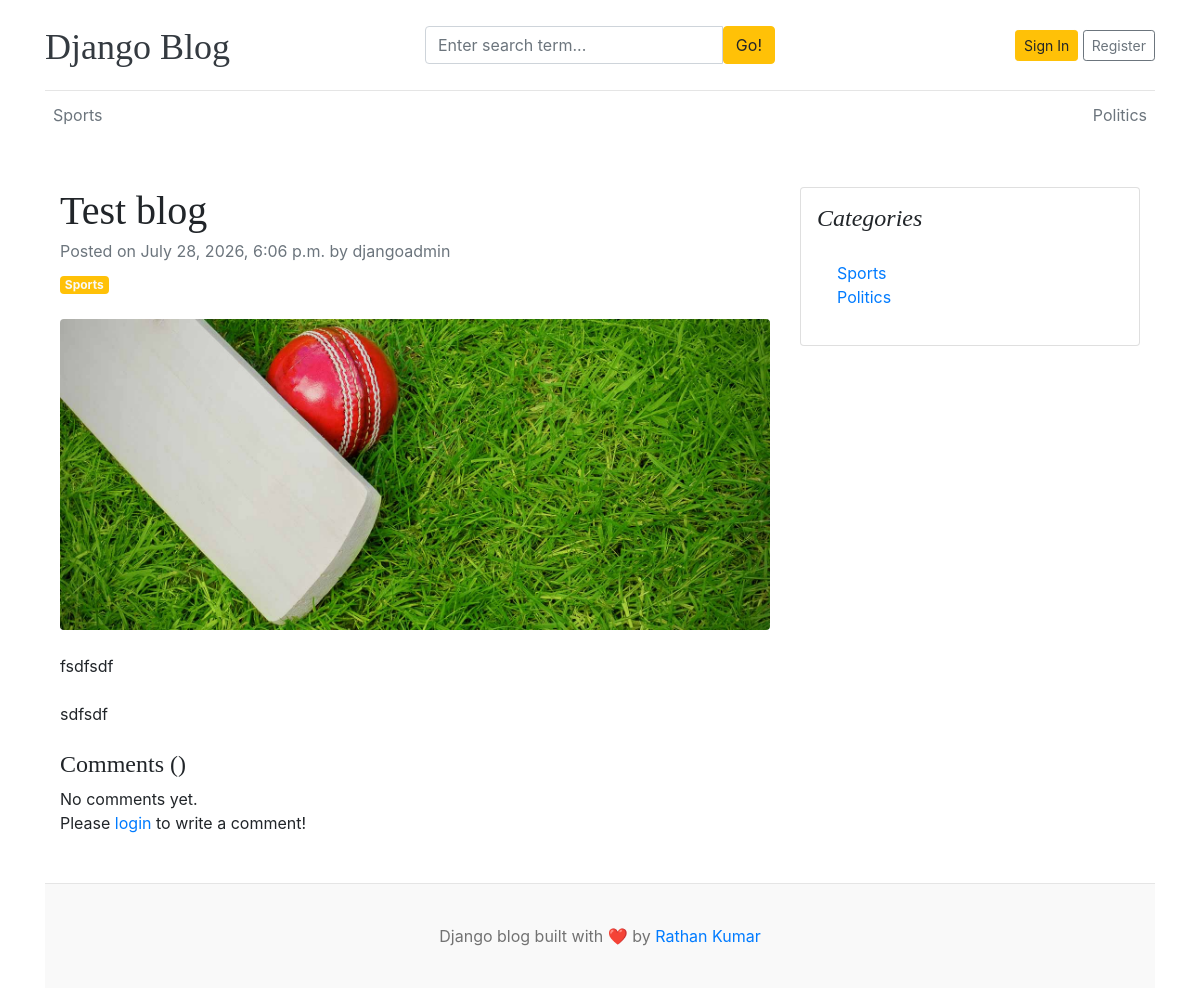
The page /test-blog/ on the database as committed earlier.
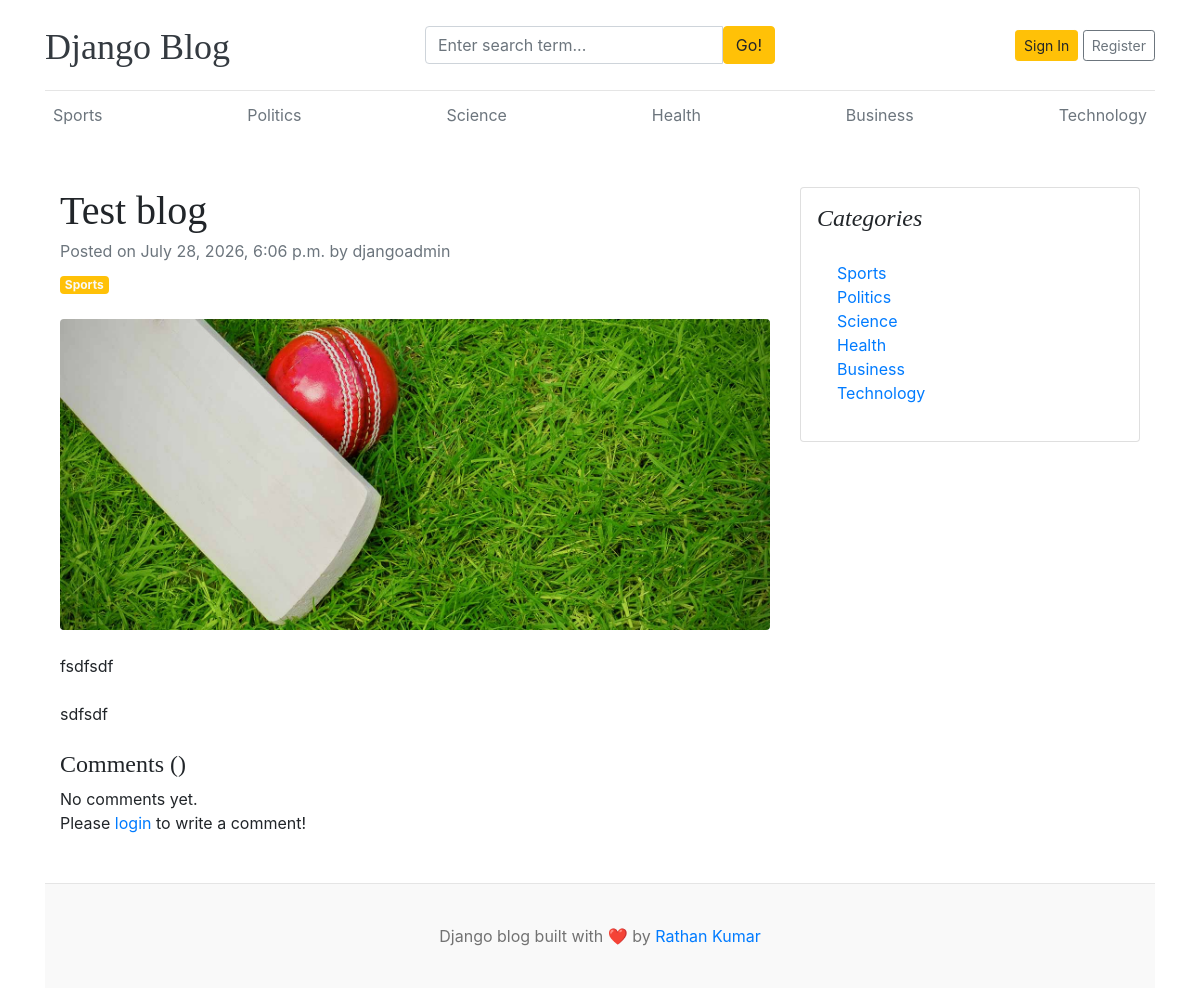
The same page on the database as committed later.
### blog/models.py (models this page shows)
class Category(models.Model):
    category_name = models.CharField(max_length=50, unique=True)
    created_at = models.DateTimeField(auto_now_add=True)
    updated_at = models.DateTimeField(auto_now=True)
    class Meta:
        verbose_name_plural = "categories"
    def __str__(self):
        return self.category_name

### blog/views.py (the view)
# urls.py: path('<slug:slug>/', Blogview.blogs, name='blogs'),
def blogs(request, slug):
    single_blog = get_object_or_404(
        Blog,
        slug=slug,
        status='Published'
    )
    context = {
        'single_blog': single_blog,
    }
    return render(request, 'blogs.html', context)

### blog/context_processors.py (called while the page is built)
def get_categories(request):
    categories = Category.objects.all()
    return dict(categories=categories)

def get_social_links(request):
    social_links = SocialLink.objects.all()
    return dict(social_links=social_links)

### blog_main/templates/blogs.html (shortened to what this page needs)
{% extends 'base.html' %}
{% block content %}
<div class="container mt-5">
    <div class="row">
        <div class="col-lg-8">
            <article>
                <header class="mb-4">
                    <h1 class="fw-bolder mb-1">{{ single_blog.title }}</h1>
                    <div class="text-muted fst-italic mb-2">Posted on {{ single_blog.created_at }} by {{ single_blog.author }}</div>
                    <a class="badge bg-warning text-decoration-none text-light" href="#!">{{ single_blog.category }}</a>
                </header>
                <figure class="mb-4"><img class="img-fluid rounded" src="{{ single_blog.featured_image.url }}" alt="..." /></figure>
                <section class="mb-5">
                    <p class="fs-5 mb-4">{{ single_blog.short_description }}</p>
                    <p class="fs-5 mb-4">{{ single_blog.blog_body }}</p>
                    <h4>Comments ({{ comment_count }})</h4>
                    {% if comments %}
                        {% for comment in comments %}
                            <div class="card mt-1">
                                <div class="card-body">
                                    <p class="card-text mb-0">{{ comment }}</p>
                                    <span>
                                        <small>By {{ comment.user }}</small>
                                        <small>| {{ comment.created_at | timesince }} ago</small>
                                    </span>
                                </div>
                            </div>
                        {% endfor %}
                    {% else %}
                    No comments yet.
                    {% endif %}
                    <br>
                    <div class="form-group">
                        {% if user.is_authenticated %}
                        <form action="" method="POST">
                            {% csrf_token %}
                            <div class="form-group">
                                <textarea name="comment" class="form-control" placeholder="Write your comment"></textarea>
                                <input type="submit" value="Submit" class="btn btn-primary mt-2">
                            </div>
                        </form>
                        {% else %}
                        <p>Please <span><a href="{% url 'login' %}">login</a></span> to write a comment!</p>
                        {% endif %}
                    </div>
                </section>
            </article>
        </div>
        <div class="col-lg-4">
            <div class="card mb-4 p-3">
                <h4 class="font-italic">Categories</h4>
                <div class="card-body">
                    <div class="row">
                        <div class="col-sm-6">
                            <ul class="list-unstyled mb-0">
                                {% for cat in categories %}
                                <li><a href="{% url 'posts_by_category' cat.id %}">{{ cat.category_name }}</a></li>
                                {% endfor %}
                            </ul>
                        </div>
                    </div>
                </div>
            </div>
        </div>
    </div>
</div>
{% endblock %}

### blog_main/templates/base.html (shortened to what this page needs)
{% load static %}
<!DOCTYPE html>
<html lang="en">
<head>
    <link href="https://getbootstrap.com/docs/4.0/dist/css/bootstrap.min.css" rel="stylesheet">
    <link href="{% static 'css/blog.css' %}" rel="stylesheet">
</head>
<body>
<div class="container">
    <header class="blog-header py-3">
        <div class="row flex-nowrap justify-content-between align-items-center">
            <div class="col-4 pt-1">
                <a class="blog-header-logo text-dark" href="/">
                    Django Blog
                </a>
            </div>
            <div class="col-4">
                <form action="{% url 'search' %}" method="GET">
                    <div class="input-group">
                        <input
                            class="form-control"
                            type="text"
                            name="keyword" value="{{ keyword }}"
                            placeholder="Enter search term..."
                            aria-label="Enter search term..."
                        >
                        <button
                            type="submit"
                            class="btn btn-warning"
                            id="button-search">
                            Go!
                        </button>
                    </div>
                </form>
            </div>
            <div class="col-4 d-flex justify-content-end align-items-center">
                <a class="btn btn-sm btn-warning" href="#">
                    Sign In
                </a>
                <a class="btn btn-sm btn-outline-secondary" href="#">
                    Register
                </a>
            </div>
        </div>
    </header>
    <div class="nav-scroller py-1 mb-2">
        <nav class="nav d-flex justify-content-between">
            {% for cat in categories %}
                <a
                    class="p-2 text-muted"
                    href="{% url 'posts_by_category' cat.id %}">
                    {{ cat.category_name }}
                </a>
            {% endfor %}
        </nav>
    </div>
    {% block content %}
    {% endblock %}
    <footer class="blog-footer">
        <p>
            Django blog built with ❤️ by
            <a href="#">Rathan Kumar</a>
        </p>
    </footer>
</div>
</body>
</html>

Rows that differ between the two databases and show on the page:
added Category: category_name "Science"
added Category: category_name "Health"
added Category: category_name "Business"
added Category: category_name "Technology"
